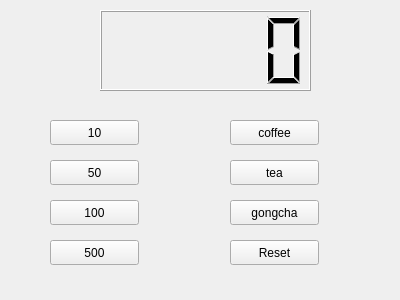
<?xml version="1.0" encoding="UTF-8"?>
<ui version="4.0">
 <class>Widget</class>
 <widget class="QWidget" name="Widget">
  <property name="geometry">
   <rect>
    <x>0</x>
    <y>0</y>
    <width>400</width>
    <height>300</height>
   </rect>
  </property>
  <property name="windowTitle">
   <string>Widget</string>
  </property>
  <widget class="QLCDNumber" name="lcdNumber">
   <property name="geometry">
    <rect>
     <x>100</x>
     <y>10</y>
     <width>211</width>
     <height>81</height>
    </rect>
   </property>
  </widget>
  <widget class="QPushButton" name="pb50">
   <property name="geometry">
    <rect>
     <x>50</x>
     <y>160</y>
     <width>89</width>
     <height>25</height>
    </rect>
   </property>
   <property name="text">
    <string>50</string>
   </property>
  </widget>
  <widget class="QPushButton" name="pb100">
   <property name="geometry">
    <rect>
     <x>50</x>
     <y>200</y>
     <width>89</width>
     <height>25</height>
    </rect>
   </property>
   <property name="text">
    <string>100</string>
   </property>
  </widget>
  <widget class="QPushButton" name="pb500">
   <property name="geometry">
    <rect>
     <x>50</x>
     <y>240</y>
     <width>89</width>
     <height>25</height>
    </rect>
   </property>
   <property name="text">
    <string>500</string>
   </property>
  </widget>
  <widget class="QPushButton" name="pb10">
   <property name="geometry">
    <rect>
     <x>50</x>
     <y>120</y>
     <width>89</width>
     <height>25</height>
    </rect>
   </property>
   <property name="text">
    <string>10</string>
   </property>
  </widget>
  <widget class="QPushButton" name="coffee">
   <property name="geometry">
    <rect>
     <x>230</x>
     <y>120</y>
     <width>89</width>
     <height>25</height>
    </rect>
   </property>
   <property name="text">
    <string>coffee</string>
   </property>
  </widget>
  <widget class="QPushButton" name="Gongcha">
   <property name="geometry">
    <rect>
     <x>230</x>
     <y>200</y>
     <width>89</width>
     <height>25</height>
    </rect>
   </property>
   <property name="text">
    <string>gongcha</string>
   </property>
  </widget>
  <widget class="QPushButton" name="tea">
   <property name="geometry">
    <rect>
     <x>230</x>
     <y>160</y>
     <width>89</width>
     <height>25</height>
    </rect>
   </property>
   <property name="text">
    <string>tea</string>
   </property>
  </widget>
  <widget class="QPushButton" name="change">
   <property name="geometry">
    <rect>
     <x>230</x>
     <y>240</y>
     <width>89</width>
     <height>25</height>
    </rect>
   </property>
   <property name="text">
    <string>Reset</string>
   </property>
  </widget>
 </widget>
 <layoutdefault spacing="6" margin="11"/>
 <resources/>
 <connections/>
</ui>
